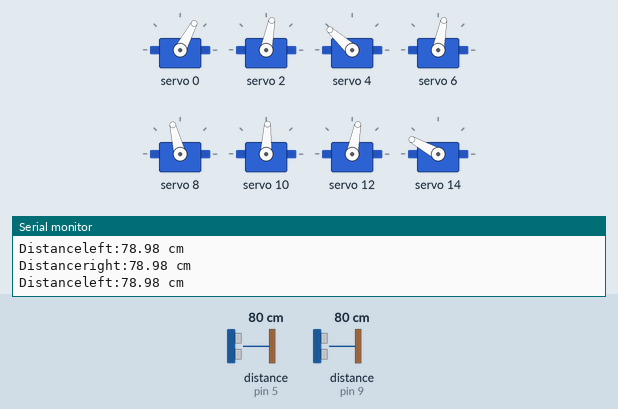
Bench run of a sketch on a simulated Arduino Uno, built with avr-gcc and run on an emulated ATmega328P. Parts: 8 × servo, the last lines printed to the serial monitor. Wiring (inferred from the names in the program): 2 × ultrasonic range finder: trigger pin 3, echo pin 5 / trigger pin 7, echo pin 9. The inputs (shaded band) are chosen by the test bench; at power-on: distance to the obstacle (sensors on pin 5, pin 9) 80 cm. The echo pulse lasts 58.3 µs per cm.

Above: at 3.2 s.
3.3 s: distance to the obstacle (sensor on pin 5) set to 45 cm
4.8 s: distance to the obstacle (sensor on pin 5) set to 37 cm
At 6.0 s:
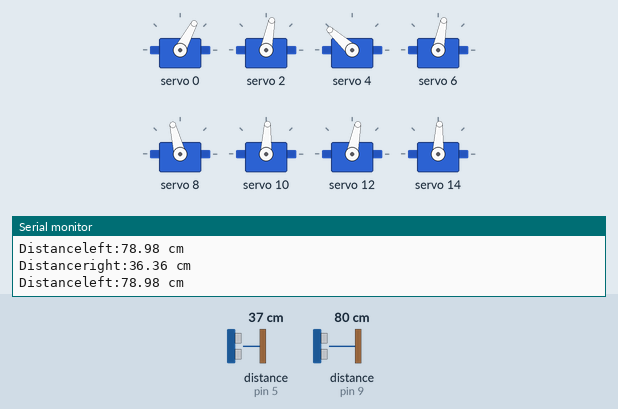
6.4 s: distance to the obstacle (sensor on pin 9) set to 55 cm
7.9 s: distance to the obstacle (sensor on pin 9) set to 47 cm
At 9.2 s:
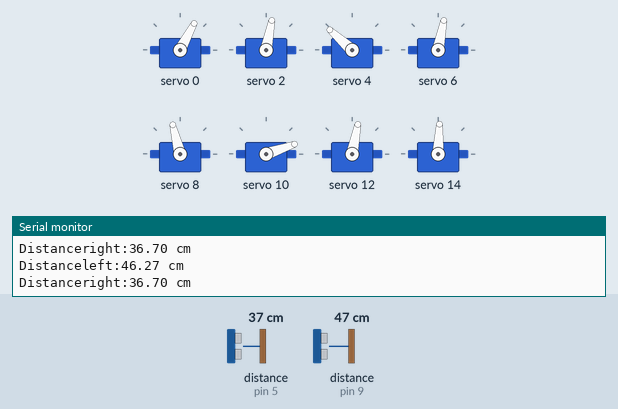
9.5 s: distance to the obstacle (sensor on pin 5) set to 60 cm
At 10.0 s:
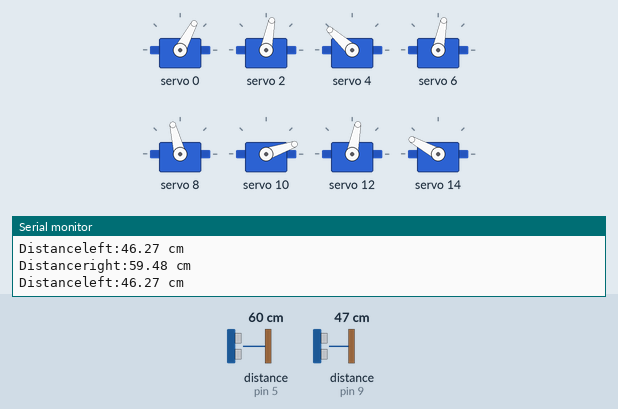
11.0 s: distance to the obstacle (sensor on pin 5) set to 2 cm
At 12.1 s:
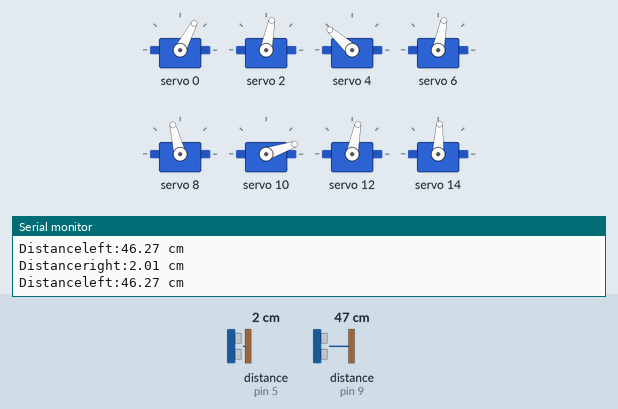
Timing chart, 0 to 13.5 s (numbered marks = the images above; inputs shaded):
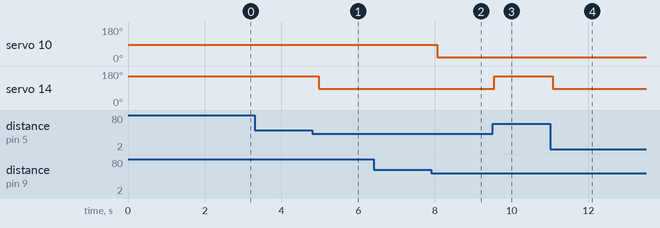

The sketch:

PBL_PK.ino
```cpp
#include <Wire.h>
#include <Adafruit_PWMServoDriver.h>

Adafruit_PWMServoDriver pwm = Adafruit_PWMServoDriver(0x40);

#define SERVOMIN 135    // 最小パルス幅(~4096の範囲)
#define SERVOMAX 430    // 最大パルス幅(~4096の範囲)

#define Servolfr 0
#define Servolfe 2
#define Servolbr 4
#define Servolbe 6
#define Servorfr 8
#define Servorfe 10
#define Servorbr 12
#define Servorbe 14

#define echoPin1 5 // Echo Pin
#define trigPin1 3 // Trigger Pin
#define echoPin2 9 // Echo Pin
#define trigPin2 7 // Trigger Pin

void setup() {
  Serial.begin(115200);
  pinMode(echoPin1, INPUT);
  pinMode(trigPin1, OUTPUT);
  pinMode(echoPin2, INPUT);
  pinMode(trigPin2, OUTPUT);

  pwm.begin();
  pwm.setPWMFreq(50);

  servo_move(Servolfr, 60); //左前根
  servo_move(Servolfe, 80); //左前先
  servo_move(Servolbr, 150); //左後根
  servo_move(Servolbe, 80); //左後先 逆動作
  servo_move(Servorfr, 110); //右前根
  servo_move(Servorfe, 90); //右前先
  servo_move(Servorbr, 80); //右後根
  servo_move(Servorbe, 165); //右後先
  delay(2000);


}

double Durationright = 0; //受信した間隔
double Distanceright = 0; //距離
double Durationleft = 0; //受信した間隔
double Distanceleft = 0; //距離

void loop() {
  // 右手振り上げ
  digitalWrite(trigPin1, LOW);
  delayMicroseconds(2);
  digitalWrite(trigPin1, HIGH); //超音波を出力
  delayMicroseconds( 10 ); //
  digitalWrite(trigPin1, LOW);
  Durationright = pulseIn(echoPin1, HIGH); //センサからの入力
  if (Durationright > 0) {
    Durationright = Durationright/2; //往復距離を半分にする
    Distanceright = Durationright*340*100/1000000; // 音速を340m/sに設定
    Serial.print("Distanceright:");
    Serial.print(Distanceright);
    Serial.println(" cm");
  }
  delay(30);
  if (Distanceright < 40){
    servo_move(Servorbe, 90);
  }
  else{
    servo_move(Servorbe, 165);

  }

  // 左手振り上げ
  digitalWrite(trigPin2, LOW);
  delayMicroseconds(2);
  digitalWrite(trigPin2, HIGH); //超音波を出力
  delayMicroseconds( 10 ); //
  digitalWrite(trigPin2, LOW);
  Durationleft = pulseIn(echoPin2, HIGH); //センサからの入力
  if (Durationleft > 0) {
    Durationleft = Durationleft/2; //往復距離を半分にする
    Distanceleft = Durationleft*340*100/1000000; // 音速を340m/sに設定
    Serial.print("Distanceleft:");
    Serial.print(Distanceleft);
    Serial.println(" cm");
  }
  delay(30);

  if (Distanceleft < 50){
    servo_move(Servorfe, 10);
  }
  else{
    servo_move(Servorfe, 90);
  }
  delay(100);
}

// 指定角度にサーボを動かす
void servo_move(int n, int angle){
  angle = map(angle, 0, 165, SERVOMIN, SERVOMAX);
  pwm.setPWM(n, 0, angle);
}
```

Measured:
- the behaviour switches between 41 and 40 cm on distance to the obstacle (sensor on pin 5) (found by bisection; images 0 and 1)
- the behaviour switches between 51 and 50 cm on distance to the obstacle (sensor on pin 9) (found by bisection; images 1 and 2)
- after the input at 4.8 s, servo 14: 151° → 87° after 0.17 s
- after the input at 7.9 s, servo 10: 87° → 19° after 0.16 s
- after the input at 9.5 s, servo 14: 87° → 151° after 0.05 s
- after the input at 11.0 s, servo 14: 151° → 87° after 0.07 s
